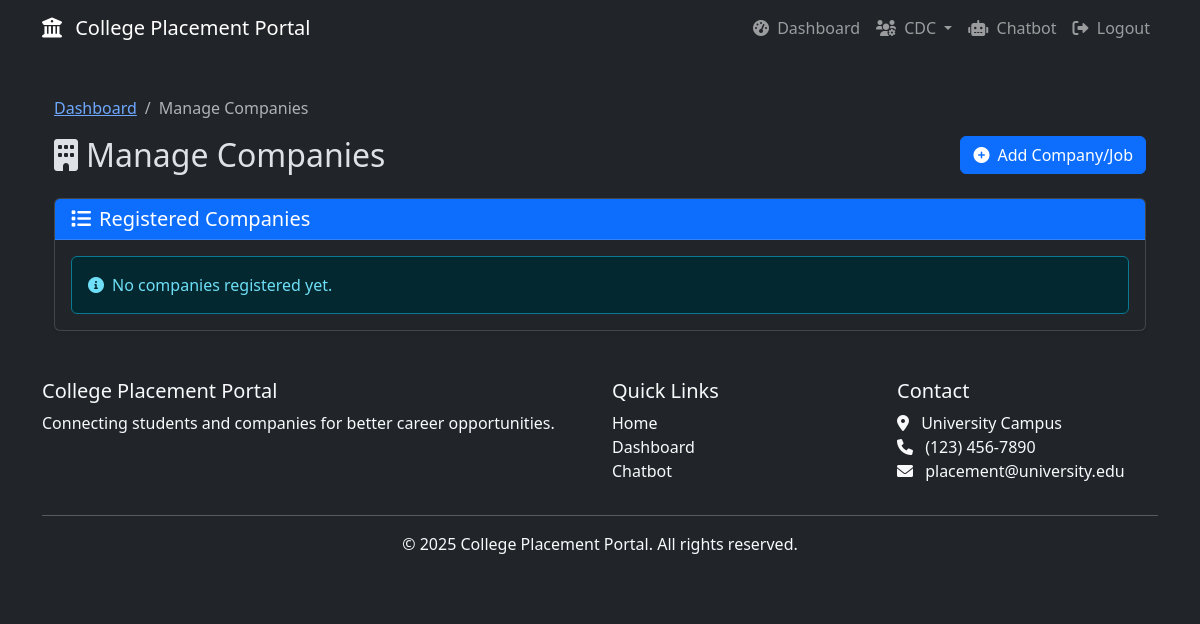
Page /cdc/companies (signed in) on the earlier database version.
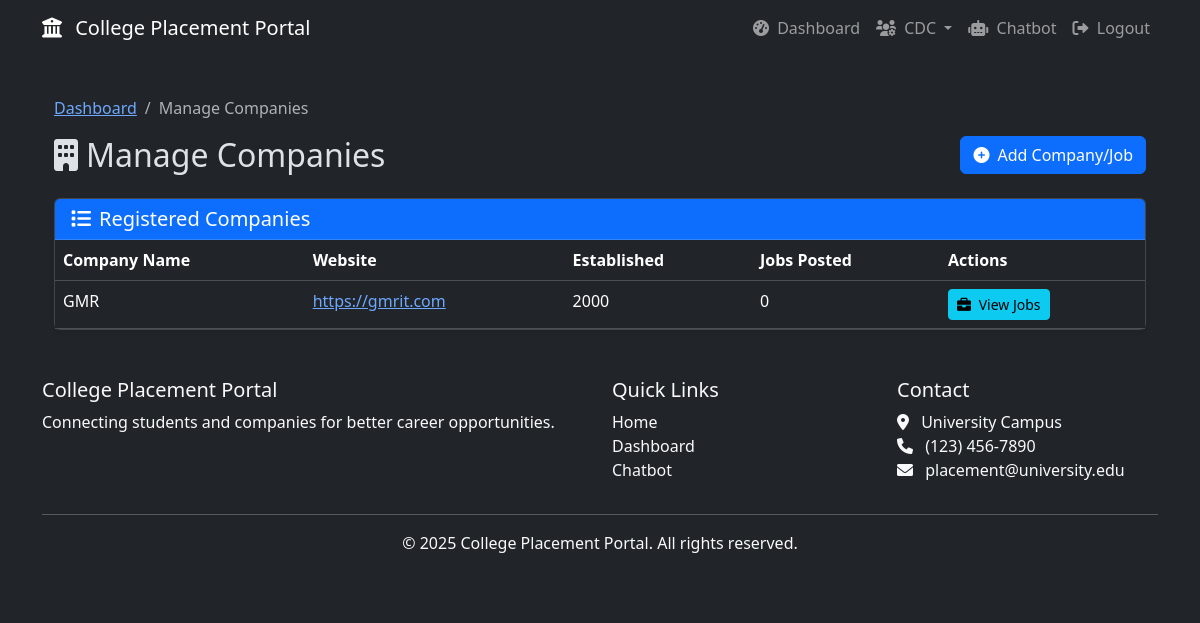
Same page on the later database version.
### models.py (models this page shows, shortened)
class CompanyProfile(db.Model):
    id = db.Column(db.Integer, primary_key=True)
    user_id = db.Column(db.Integer, db.ForeignKey('user.id'), nullable=False)
    company_name = db.Column(db.String(100), nullable=False)
    description = db.Column(db.Text, nullable=True)
    website = db.Column(db.String(200), nullable=True)
    established_year = db.Column(db.Integer, nullable=True)
    job_postings = db.relationship('JobPosting', backref='company', cascade='all, delete-orphan')

### routes.py (the view)
@bp.route('/cdc/companies')
@login_required
def cdc_companies():
    if not current_user.is_cdc():
        flash('Access denied.', 'danger')
        return redirect(url_for('routes.dashboard'))
    companies = CompanyProfile.query.all()
    return render_template('cdc/companies.html', companies=companies)

### models.py (called while the page is built)
    def is_student(self):
        return self.role == ROLE_STUDENT

    def is_cdc(self):
        return self.role == ROLE_CDC

### templates/cdc/companies.html (shortened to what this page needs)
{% extends "base.html" %}
{% block content %}
<div class="container">
    <div class="row mb-4">
        <div class="col-12">
            <nav aria-label="breadcrumb">
                <ol class="breadcrumb">
                    <li class="breadcrumb-item"><a href="{{ url_for('routes.dashboard') }}">Dashboard</a></li>
                    <li class="breadcrumb-item active" aria-current="page">Manage Companies</li>
                </ol>
            </nav>
            <div class="d-flex justify-content-between align-items-center">
                <h2 class="mb-0"><i class="fas fa-building me-2"></i>Manage Companies</h2>
                <a href="{{ url_for('routes.cdc_add_company') }}" class="btn btn-primary">
                    <i class="fas fa-plus-circle me-2"></i>Add Company/Job
                </a>
            </div>
        </div>
    </div>
    <div class="row">
        <div class="col-12">
            <div class="card shadow-sm">
                <div class="card-header bg-primary text-white">
                    <h5 class="mb-0"><i class="fas fa-list me-2"></i>Registered Companies</h5>
                </div>
                {% if companies %}
                    <div class="card-body p-0">
                        <div class="table-responsive">
                            <table class="table table-hover mb-0">
                                <thead>
                                    <tr>
                                        <th>Company Name</th>
                                        <th>Website</th>
                                        <th>Established</th>
                                        <th>Jobs Posted</th>
                                        <th>Actions</th>
                                    </tr>
                                </thead>
                                <tbody>
                                    {% for company in companies %}
                                        <tr>
                                            <td>{{ company.company_name }}</td>
                                            <td>
                                                {% if company.website %}
                                                    <a href="{{ company.website }}" target="_blank">{{ company.website }}</a>
                                                {% else %}
                                                    <span class="text-muted">Not available</span>
                                                {% endif %}
                                            </td>
                                            <td>{{ company.established_year or 'N/A' }}</td>
                                            <td>{{ company.job_postings|length }}</td>
                                            <td>
                                                <button class="btn btn-sm btn-info" data-bs-toggle="collapse" data-bs-target="#jobsCollapse{{ company.id }}">
                                                    <i class="fas fa-briefcase me-1"></i> View Jobs
                                                </button>
                                            </td>
                                        </tr>
                                    {% endfor %}
                                </tbody>
                            </table>
                        </div>
                    </div>
                {% else %}
                    <div class="card-body">
                        <div class="alert alert-info mb-0">
                            <i class="fas fa-info-circle me-2"></i>No companies registered yet.
                        </div>
                    </div>
                {% endif %}
            </div>
        </div>
    </div>
</div>
{% endblock %}

Differences in the rows shown:
added CompanyProfile: company_name "GMR", website "https://gmrit.com", established_year "2000", job_postings|length "0"
Other differences:
text no longer shown: "No companies registered yet."
text now shown: "Company Name Website Established Jobs Posted Actions"
